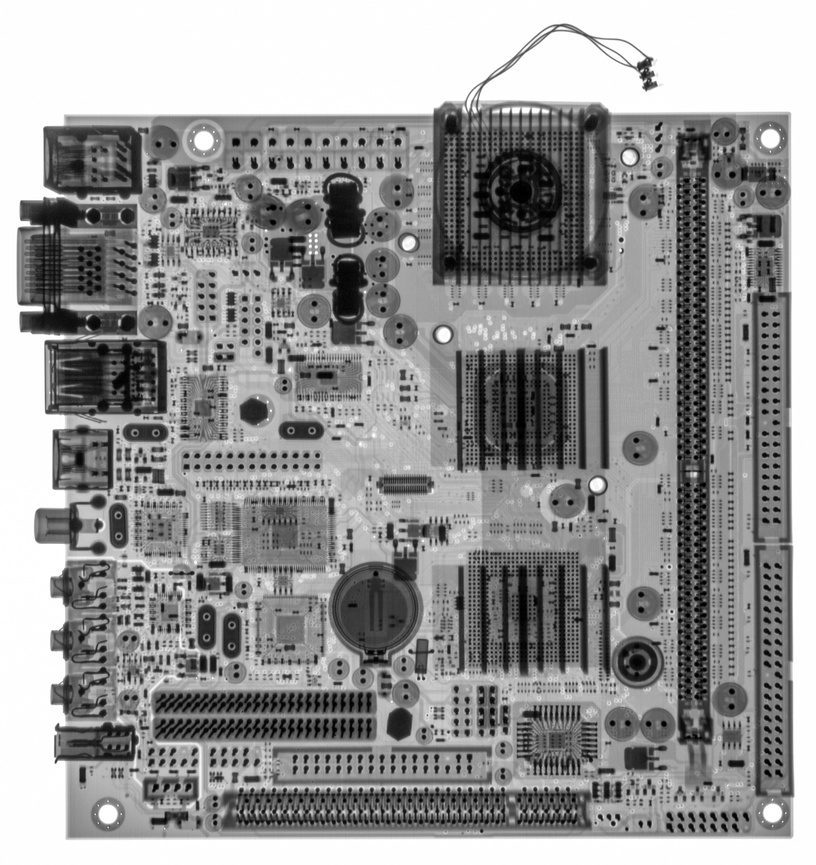
#> input picture Xray_Board.jpg, 816 x 865 px, shrunk from 2284 x 2423 before the run, found by its file name
$ jupyter execute Exercise_04.ipynb   (older library calls are emulated)
#> lines starting #> are read from the running program, lines starting #| are printed output that depends on the picture
#> further down, original_image is the input picture: shape (865, 816, 3); min 0, max 255, mean 149.6
[cell 1]
import cv2
import numpy as np
import matplotlib.pyplot as plt

[cell 2]
def laplacian_filter(image):
    laplacian_result = cv2.Laplacian(image, cv2.CV_64F)
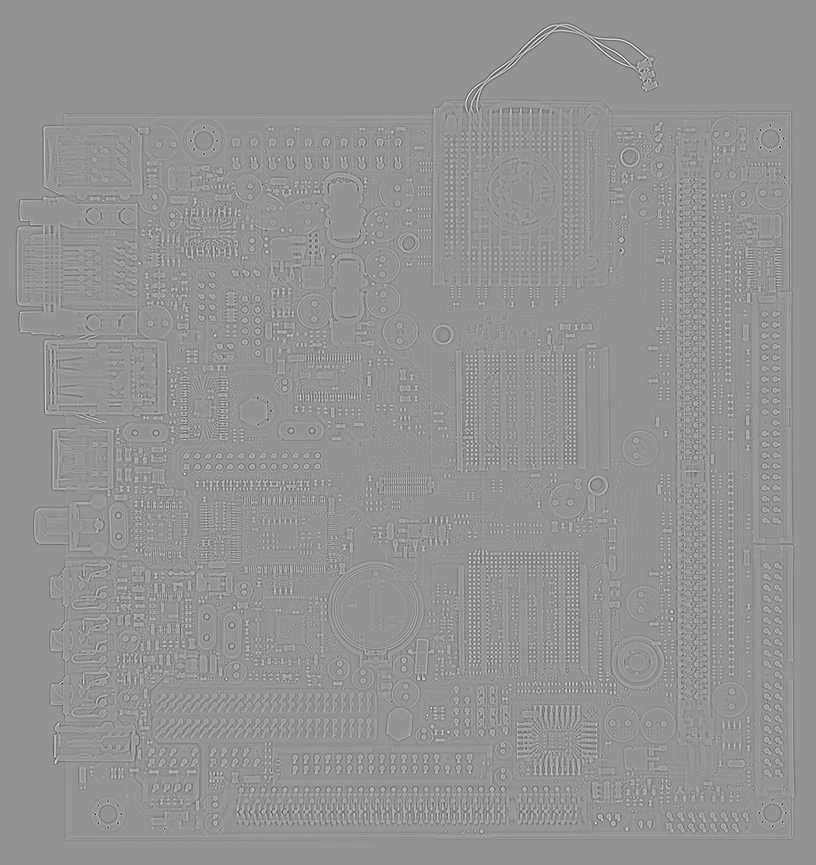
#> laplacian_result: shape (865, 816) float64; min -388, max 284, mean 0; drawn with min black and max white
    laplacian_result = cv2.convertScaleAbs(laplacian_result)
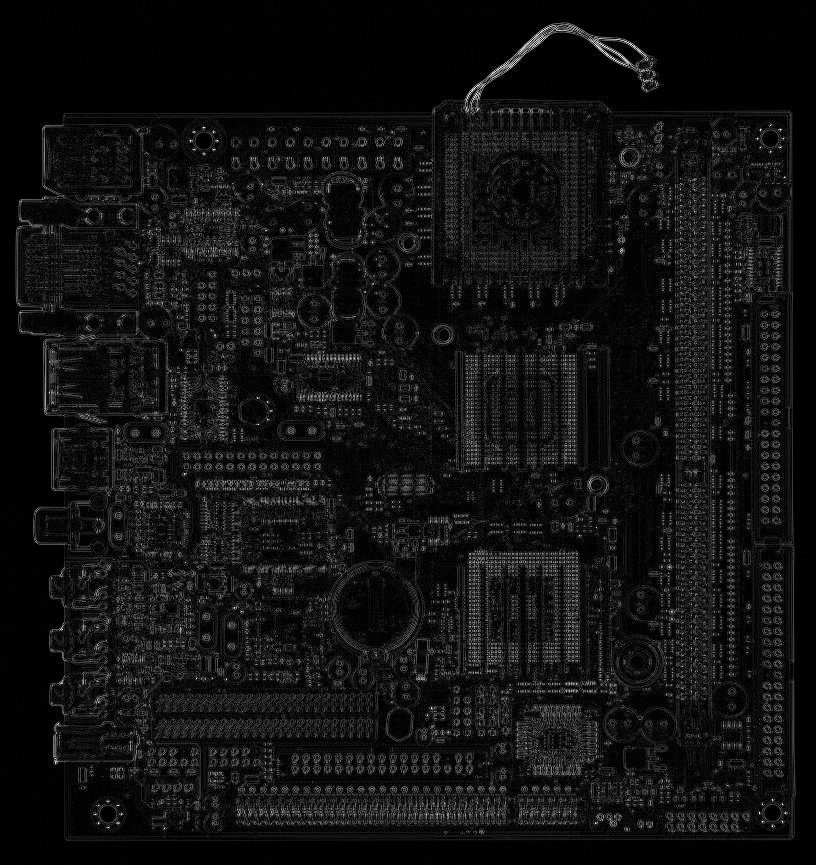
#> laplacian_result: shape (865, 816); min 0, max 255, mean 17.9

    return laplacian_result

def sharpen_image(image, k=1):
    laplacian_result = laplacian_filter(image)
    sharpened_image = cv2.addWeighted(image, 1 + k, laplacian_result, -k, 0)
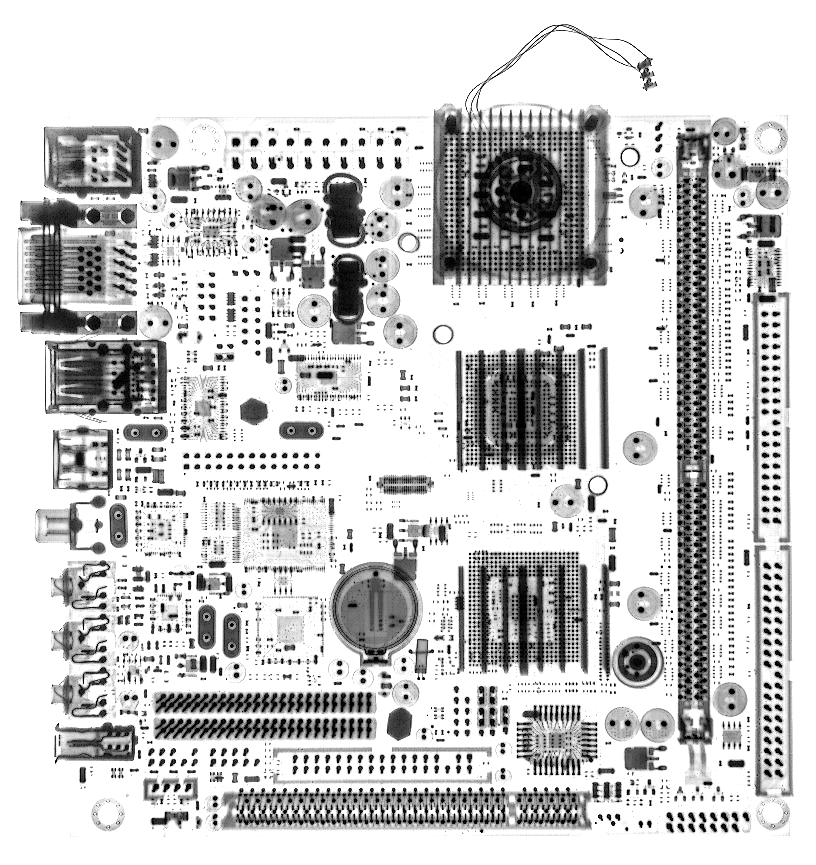
#> sharpened_image: shape (865, 816); min 0, max 255, mean 202.6

    return sharpened_image

[cell 3]
# Load the original image
image_path = r".\Xray_Board.jpg"
original_image = cv2.imread(image_path)

[cell 4]
# Convert the image to grayscale
gray_image = cv2.cvtColor(original_image, cv2.COLOR_BGR2GRAY)

# Sharpen the image with default k=1
sharpened_image = sharpen_image(gray_image)

# Convert the images from BGR to RGB (for displaying with matplotlib)
image_rgb = cv2.cvtColor(original_image, cv2.COLOR_BGR2RGB)
sharpened_rgb = cv2.cvtColor(sharpened_image, cv2.COLOR_BGR2RGB)

[cell 5]
# Display the images using matplotlib
plt.figure(figsize=(12, 6))

plt.subplot(1, 3, 1)
plt.title('Original Image')
plt.imshow(image_rgb)
plt.axis('off')

plt.subplot(1, 3, 2)
plt.title('Laplacian Filter Result')
plt.imshow(laplacian_filter(gray_image), cmap='gray')
plt.axis('off')

plt.subplot(1, 3, 3)
plt.title('Sharpened Image (k=1)')
plt.imshow(sharpened_rgb)
plt.axis('off')

plt.show()
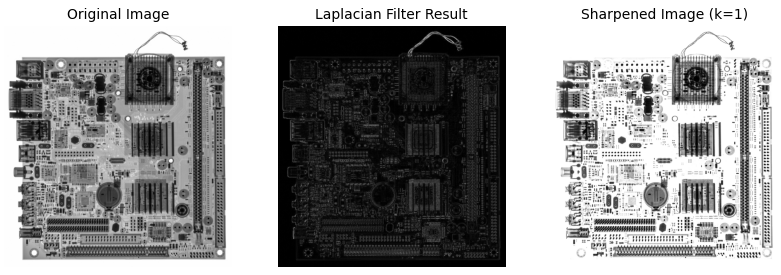
#> figure drawn by matplotlib, 3 panels

$ run again, with Gausseisen.jpg copied over Xray_Board.jpg
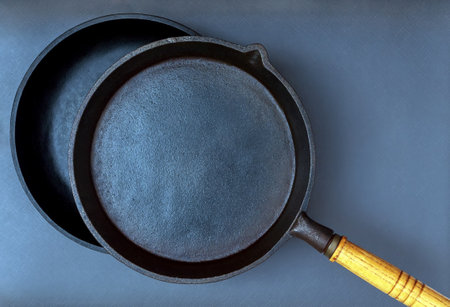
#> input picture Gausseisen.jpg, 450 x 307 px, found by its file name
#> original_image is the input picture: shape (307, 450, 3); mean B, G, R 111.8, 92.2, 74.6
#> in laplacian_filter, `laplacian_result = cv2.convertScaleAbs(laplacian_result)`:
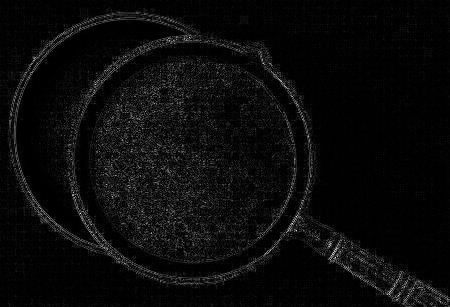
#> laplacian_result: shape (307, 450); min 0, max 255, mean 10.9
#> in sharpen_image, `sharpened_image = cv2.addWeighted(image, 1 + k, laplacian_result, -k, 0)`:
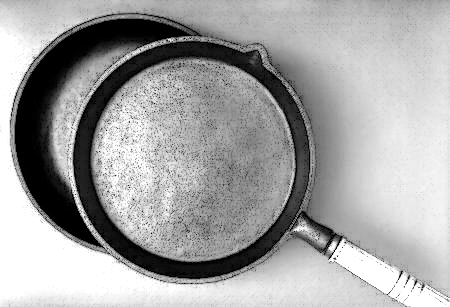
#> sharpened_image: shape (307, 450); min 0, max 255, mean 164.1

$ run again, with comparison_image.jpg copied over Xray_Board.jpg
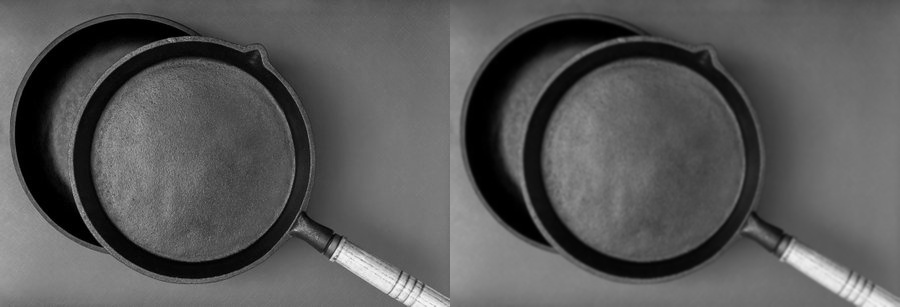
#> input picture comparison_image.jpg, 900 x 307 px, found by its file name
#> original_image is the input picture: shape (307, 900, 3); min 0, max 250, mean 89.2
#> in sharpen_image, `sharpened_image = cv2.addWeighted(image, 1 + k, laplacian_result, -k, 0)`:
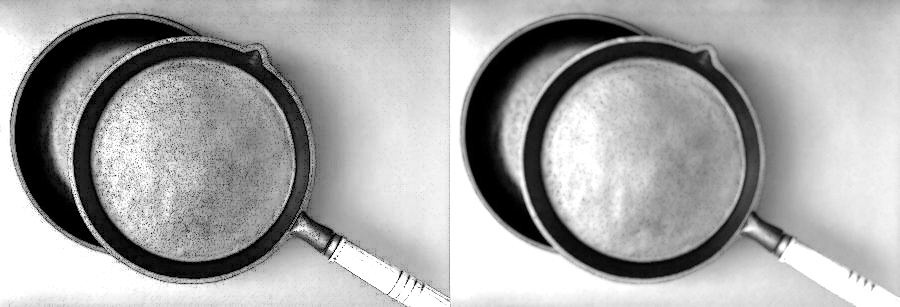
#> sharpened_image: shape (307, 900); min 0, max 255, mean 167.6
#> `plt.show()`:
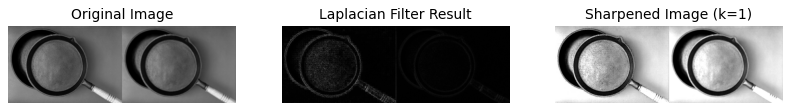
#> figure drawn by matplotlib, 3 panels
